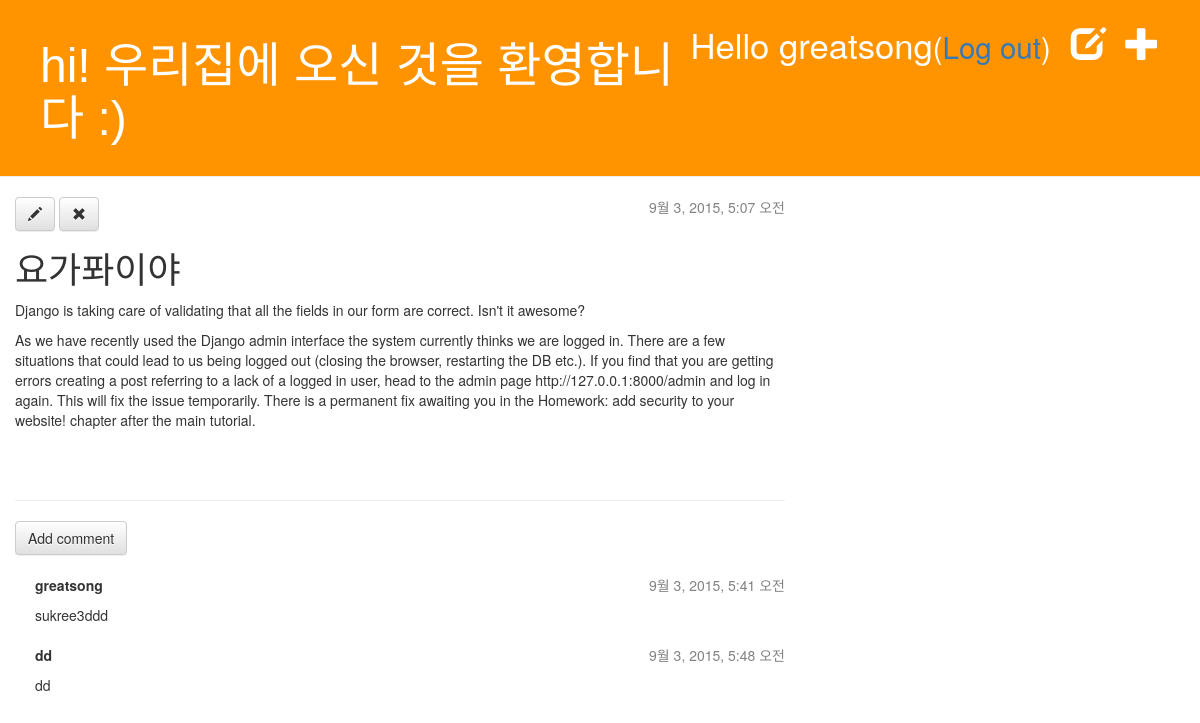
The app's page /post/5/ (signed in) with its own data.
### blog/models.py (models this page shows, shortened)
class Post(models.Model):
    author = models.ForeignKey('auth.User')
    title = models.CharField(max_length=200)
    text = models.TextField()
    created_date = models.DateTimeField(default=timezone.now)
    published_date = models.DateTimeField(blank=True, null=True)

class Comment(models.Model):
    post = models.ForeignKey('blog.Post', related_name='comments')
    author = models.CharField(max_length=200)
    text = models.TextField()
    created_date = models.DateTimeField(default=timezone.now)
    approved_comment = models.BooleanField(default=False)

### blog/views.py (the view)
# urls.py: url(r'^post/(?P<post_id>[0-9]+)/$', views.post_detail, name='post_detail'),
@login_required
def post_detail(request, post_id):
    post = get_object_or_404(Post, pk=post_id)
    return render(request, 'blog/post_detail.html', {'post': post})

### blog/templates/blog/post_detail.html (shortened to what this page needs)
{% extends "blog/base.html" %}
{% block content %}
    <div class="post">
        {% if post.published_date %}
            <div class="date">
                {{ post.published_date }}
            </div>
        {% else %}
            <a class="btn btn-default" href="{% url "blog.views.post_publish" post_id=post.pk %}">Publish</a>
        {% endif %}
        <a class="btn btn-default" href="{% url "post_edit" post_id=post.pk %}"><span class="glyphicon glyphicon-pencil"></span></a>
        <a class="btn btn-default" href="{% url "post_remove" post_id=post.pk %}"><span class="glyphicon glyphicon-remove"></span></a>
        <h1>{{ post.title }}</h1>
        <p>{{ post.text|linebreaks }}</p>
    </div>
    <hr>
    <a class="btn btn-default" href="{% url "add_comment_to_post" post_id=post.pk %}">Add comment</a>
{% for comment in post.comments.all %}
    {% if user.is_authenticated or comment.approved_comment %}
    <div class="comment">
        <div class="date">
            {{ comment.created_date }}
        </div>
        <strong>{{ comment.author }}</strong>
        <p>{{ comment.text|linebreaks }}</p>
    </div>
    {% endif %}
{% empty %}
    <p>No comments here yet :(</p>
{% endfor %}
{% endblock %}

### blog/templates/blog/base.html (shortened to what this page needs)
{% load staticfiles %}
<!DOCTYPE html>
<html>
<head>
<link rel="stylesheet" href="https://maxcdn.bootstrapcdn.com/bootstrap/3.3.5/css/bootstrap.min.css">
<link rel="stylesheet" href="https://maxcdn.bootstrapcdn.com/bootstrap/3.3.5/css/bootstrap-theme.min.css">
<link rel="stylesheet" href="{% static "css/blog.css" %}">
</head>
<body>
    <div id="flip" class="page-header">
        {% if user.is_authenticated %}
        <a href="{% url "post_new" %}" class="top-menu"><span class="glyphicon glyphicon-plus"></span></a>
        <a href="{% url "post_draft_list" %}" class="top-menu"><span class="glyphicon glyphicon-edit"></span></a>
        <p class="top-menu">Hello {{ user.username }}<small>(<a href="{% url "django.contrib.auth.views.logout" %}">Log out</a>)</small></p>
        {% else %}
        <a href="{% url "django.contrib.auth.views.login" %}" class="top-menu"><span class="glyphicon glyphicon-lock"></span></a>
        {% endif %}
        <a href="{% url "post_list" %}"><h1>hi! 우리집에 오신 것을 환영합니다 :)</h1></a>
    </div>
<div id="panel" class="col-md-8">
    {% block content %}
    {% endblock %}
</div>
</body>
</html>

### blog/static/css/blog.css (style rules this page uses)
.comment { margin: 20px 0px 20px 20px; }
.page-header { background-color: #ff9400; margin-top: 0; padding: 20px 20px 20px 40px; }
.page-header h1, .page-header h1 a, .page-header h1 a:visited, .page-header h1 a:active { color: #ffffff; font-size: 36pt; text-decoration: none; }
h1, h2, h3, h4 { font-family: 'Nanum Gothic', sans-serif; }
.date { float: right; color: #828282; }
.top-menu, .top-menu:hover, .top-menu:visited { color: #ffffff; float: right; font-size: 26pt; margin-right: 20px; }
.post { margin-bottom: 70px; }

### records on screen
Post: published_date "9월 3, 2015, 5:07 오전", title "요가퐈이야", text "Django is taking care of validating that all the fields in our form are correct. Isn't it awesome? As we have recently used the Django admin interface the system currently thinks we are logged in. There are a few situations that could lead to us being logged out (closing the browser, restarting the DB etc.). If you find that you are getting errors creating a post referring to a lack of a logged in user, head to the admin page http://127.0.0.1:8000/admin and log in again. This will fix the issue temporarily. There is a permanent fix awaiting you in the Homework: add security to your website! chapter after the main tutorial."
Comment: created_date "9월 3, 2015, 5:41 오전", author "greatsong", text "sukree3ddd"
Comment: created_date "9월 3, 2015, 5:48 오전", author "dd", text "dd"

### other values on screen
{{ user.username }} "greatsong"
